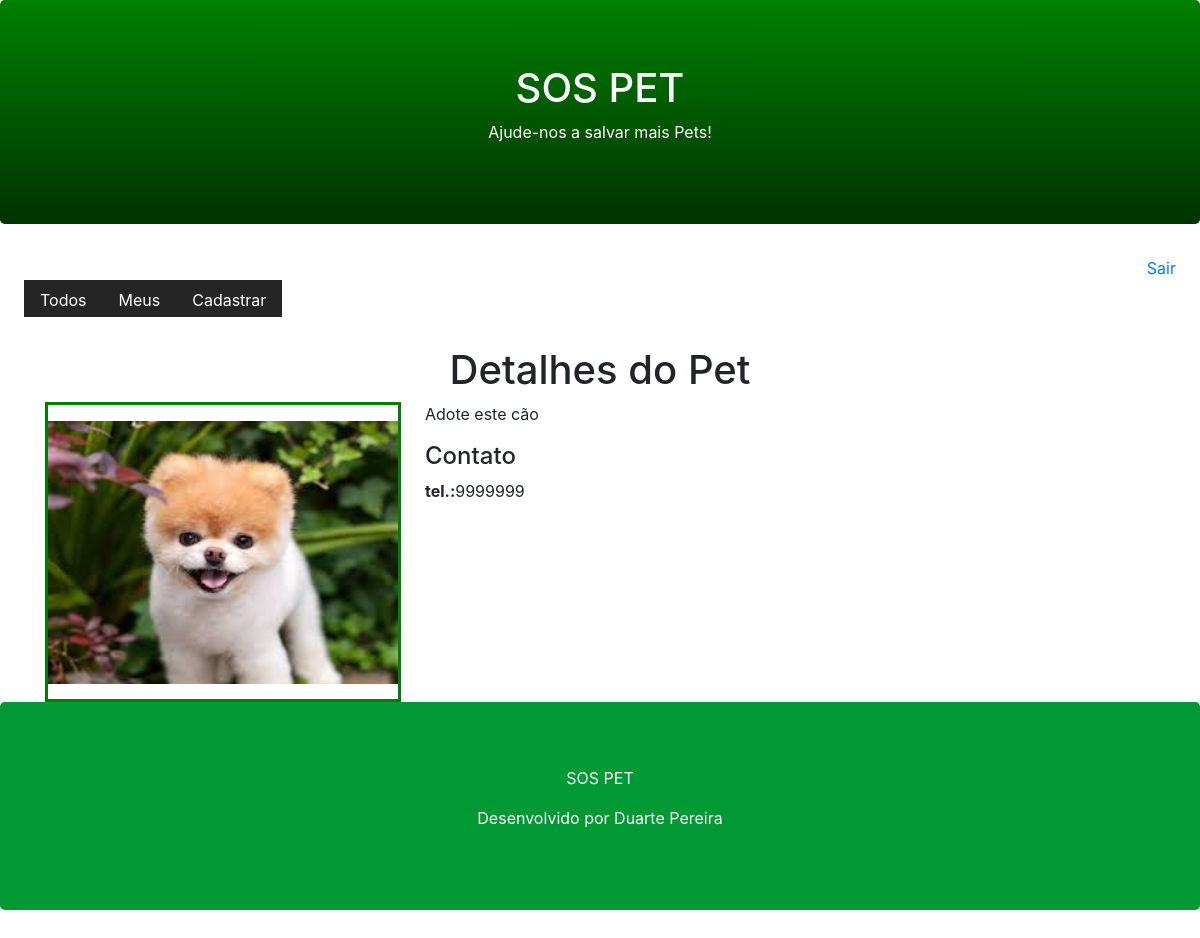
Before: /pet/detail/2/ with the older database file.
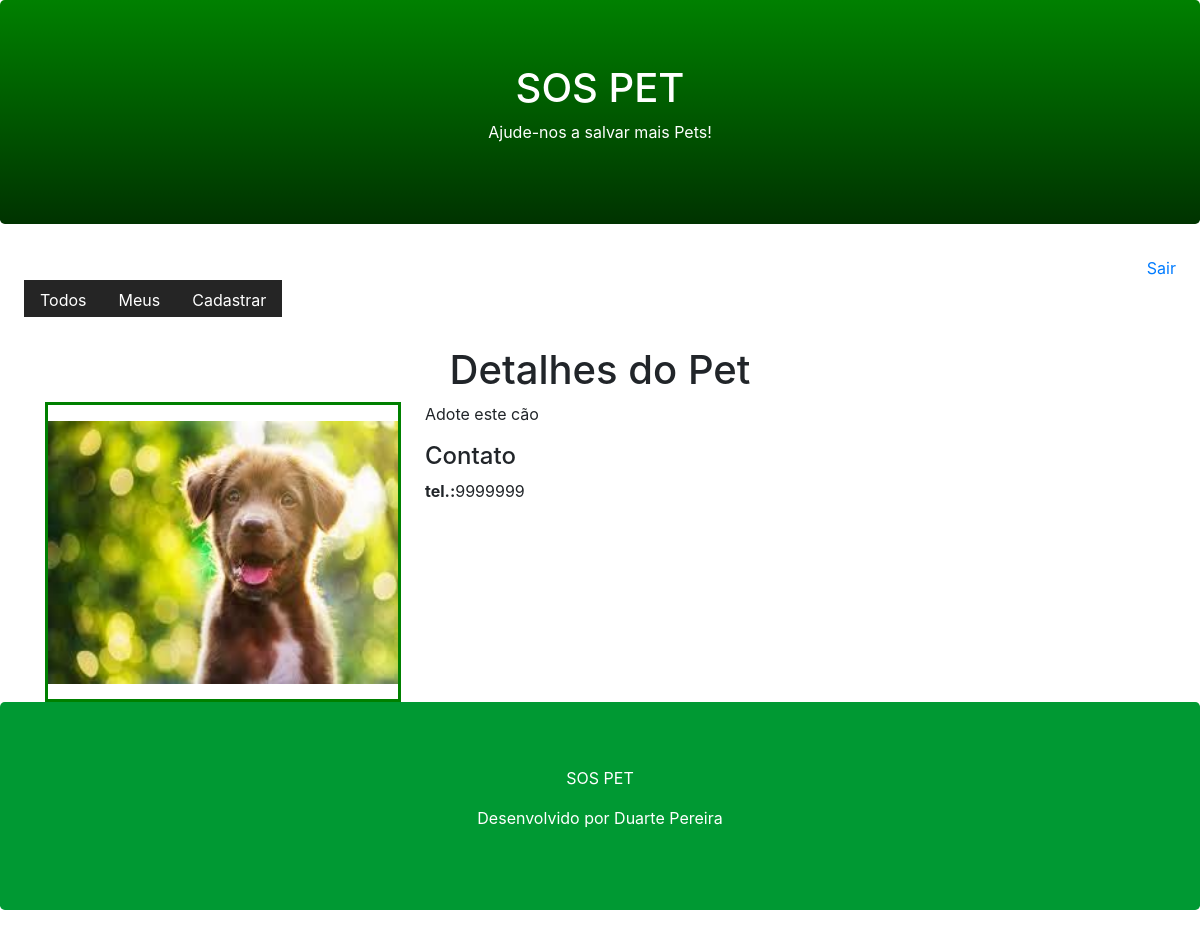
After: the same page with the newer database file.
### core/models.py (models this page shows, shortened)
class Pet(models.Model):
    city = models.CharField(max_length=100)
    description = models.TextField()
    phone = models.CharField(max_length=11)
    email = models.EmailField()
    begin_date = models.DateTimeField(auto_now_add=True)
    photo = models.ImageField(upload_to='pet')
    active =models.BooleanField(default=True)
    user = models.ForeignKey(User, on_delete = models.CASCADE)

### core/views.py (the view)
# urls.py: path('pet/detail/<id>/', views.pet_detail),
def pet_detail(request, id):
    pet = Pet.objects.get(active=True, id=id)
    return render(request, 'pet.html', {'pet':pet})

### templates/Pet.html
{% extends "model-page.html" %}
{% block content %}
<div class="container">
<h1 class="text-center">Detalhes do Pet</h1>
    <div class="row">
        <div class="col-sm-4">
            <div style="border-color: green; border-style: solid; width: 356px; height: 300px;">
                <img src="{{ pet.photo.url }}" width="350" height="263" style="margin-top: 16px">
            </div>
        </div>
        <div class="col-sm-8">
            <p>{{ pet.description }}</p>
            <h4>Contato</h4>
            <p><b>tel.:</b>{{ pet.phone }}</p>
        </div>
    </div>
</div>
{% endblock %}

Changed rows visible on the page:
changed Pet "Adote este cão": photo: a different picture
